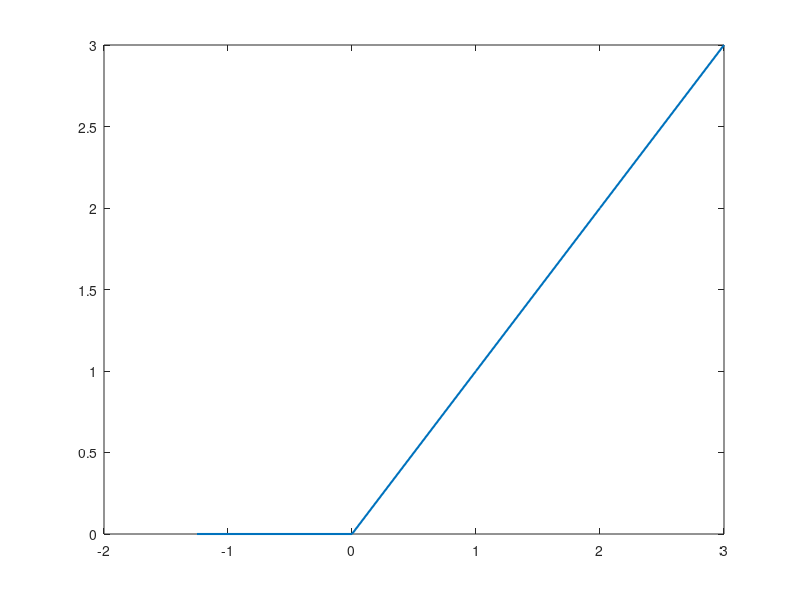

Source code (MATLAB): (Note: this script raises an error after producing the figure.)
% % hold on;
clc
close all
clear all
c = 1;
x  = [-1.25 -1 0 1 2 3];
y  = [ 0 0  0 1 2 3];
plot(x,y,'Linewidth',1.5);
xline(0,'--');
xticks([-c, 0])
yticks([0])
%set(gca,'TickLength',[0.02 0.00])
xticklabels([{'-c','0'},'Fontsize',18]);
ax = gca;
ax.FontSize = 21; 
title(['$\tilde \mathbf{e}_i - c$'...
       ' against  $|| \mathbf{x}^* - \hat \mathbf {x} ||_2^2 - c$'],...
       'interpreter','Latex',...
       'Fontsize',15)
ylabel('$\tilde \mathbf{e}_i - c$','interpreter','Latex','Fontsize',19);
xlabel('$|| \mathbf{x}^* - \hat \mathbf {x} ||_2^2 - c$', 'interpreter','Latex','Fontsize',19)
xlim([-1.25 +3])
ylim([-0.05 3])
set(gca,'TickDir','out')
exportgraphics(ax,'defRV.pdf','Resolution',300) 
% hold on;
clc
figure
%close all
%clear all
c = 1;
x  = [-1.25 -1 0 1 1.25];
y  = [ 0 0  0.5 1 1];
x1 = [-1.25 -1 0 0 0 0 0 0 1 1.25];
y1 = [0 0 0 0.1 0.2 0.3 0.4 0.5 1 1];
plot(x,y,'Linewidth',1.5,'DisplayName','F_{X-c}');
hold on
plot(x1,y1,'Linewidth',0.75,'color','r','DisplayName','F_Y');
%xline(0,'--');
xticks([-c,0,c])
yticks([0,0.5,1])
grid('on')
%set(gca,'TickLength',[0.02 0.00])
%xticklabels([{'-1','0','1'},'Fontsize',18]);
ax = gca;
ax.FontSize = 21; 
title(['Example of definition. $c=1$'...
      ],...
       'interpreter','Latex',...
       'Fontsize',15)
Lgnd =  legend('show','Location','northwest');
%ylabel('$Y$','interpreter','Latex','Fontsize',17);
xlabel('$X - c \sim Unif[-1,1]$', 'interpreter','Latex','Fontsize',19)
xlim([-1.25 1.25])
ylim([-0.05 1.25])
set(gca,'TickDir','out')
ax = gca;
ax.FontSize = 17; 
ax = gca;
exportgraphics(ax,'exampleRV.pdf','Resolution',300) 

%xlabel('$r$','interpreter','Latex','Fontsize',14);
%ylabel('$d_H/n$','interpreter','Latex','Fontsize',14)
 %ax = gca;
% %ax.ylabel = [];
% %ax.xticks = [];
% plot(x,y,...
%     'MarkerSize',11,'Linewidth',1.65);
% x = linspace(-5,5);
% y = x.^2;
% plot(x,y)
% xticks_ = [-5 -2.5 -1 0 1 2.5 5];
% xticks(xticks_)

% x = linspace(-10,10,200);
% y = cos(x);
% plot(x,y)
% xticks([ 1 2 3])
% xticklabels({'-3\pi','-2\pi','-\pi','0','\pi','2\pi','3\pi'})
% yticks([-1 -0.8 -0.2 0 0.2 0.8 1])


%x = linspace(-pi,2*pi);
%y = sin(x);
%plot(x,y);
%xlim([-pi 2*pi])
%ylim([-1.5 1.5])
%xticks([-3,-2,-1,0,1,2,3,4,5,6])